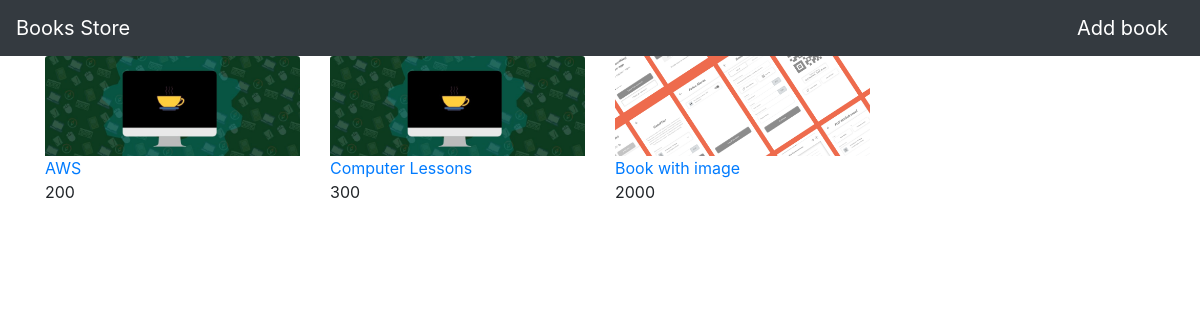
The page / on the database its author committed.
### myapp/models.py (models this page shows, shortened)
class Book(models.Model):
  name = models.CharField(max_length=100)
  desc  = models.CharField(max_length=300)
  price = models.IntegerField()
  book_img = models.ImageField(default='default.jpg', upload_to='book_images/')

### myapp/views.py (the view)
# urls.py: path('', views.index,name='index',),
def index(request):
  book_list = Book.objects.all()
  context = {
    'book_list':book_list
  }
  return render(request,'myapp/index.html',context)

### myapp/templates/myapp/index.html
{% extends 'myapp/base.html' %} {% block body %}
<div class="container">
  <div class="row">
    {% for book in book_list %}
    <div class="col-md-3">
      <img
        style="object-fit: cover"
        width="100"
        height="100"
        class="card-img-top"
        src="{{book.book_img.url}}"
        alt=""
      />
      <div>
        <a class="card-title" href="{% url 'myapp:detail' book.id %}"
          >{{book.name}}</a
        >
        <p class="card-text">{{book.price}}</p>
      </div>
    </div>
    {% endfor %}
  </div>
</div>
{% endblock %}

### myapp/static/myapp/style.css (style rules this page uses)
* { margin: 0; padding: 0; }
body { margin: 0 auto; }

### rows shown on the page
Book: book_img (placeholder picture), name "AWS", price "200"
Book: book_img (placeholder picture), name "Computer Lessons", price "300"
Book: book_img (picture), name "Book with image", price "2000"
